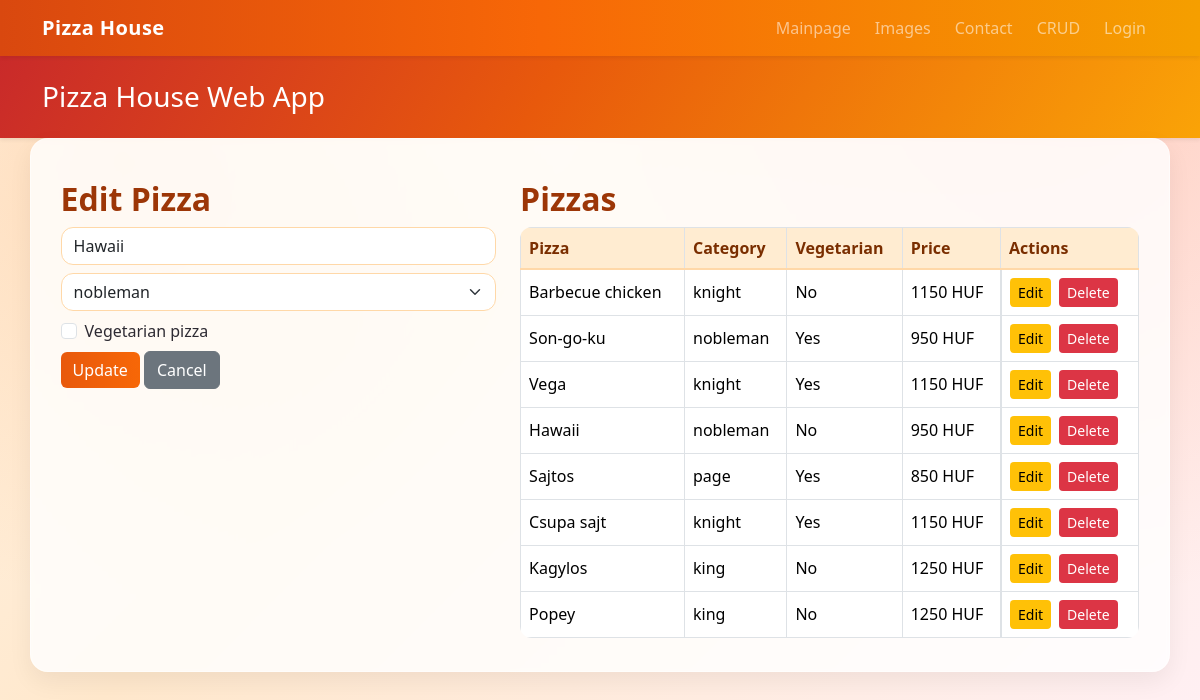
The page /index.php?route=crud&id=5 on the database its author committed.
### tables this page shows
CREATE TABLE IF NOT EXISTS pizzas (
    id INT AUTO_INCREMENT PRIMARY KEY,
    pizza_name VARCHAR(150) NOT NULL UNIQUE,
    category_name VARCHAR(50) NOT NULL,
    vegetarian TINYINT(1) NOT NULL DEFAULT 0,
    created_at DATETIME NOT NULL,
    CONSTRAINT fk_pizzas_categories FOREIGN KEY (category_name) REFERENCES pizza_categories(cname)
);

CREATE TABLE IF NOT EXISTS pizza_categories (
    cname VARCHAR(50) PRIMARY KEY,
    price INT NOT NULL
);

### app/core/View.php (called while the page is built, shortened)
<?php
class View
{
    public static function render(string $view, array $data = []): void
    {
        extract($data);
        require __DIR__ . '/../views/layout/header.php';
        require __DIR__ . '/../views/' . $view . '.php';
        require __DIR__ . '/../views/layout/footer.php';
    }
}

### app/controllers/CrudController.php (called while the page is built, shortened)
<?php
class CrudController
{
    private Pizza $pizzaModel;
    public function __construct()
    {
        $this->pizzaModel = new Pizza();
    }
    public function index(): void
    {
        $items = $this->pizzaModel->all();
        $editing = null;
        if (isset($_GET['id'])) {
            $editing = $this->pizzaModel->find((int)$_GET['id']);
        }
        View::render('crud/index', ['items' => $items, 'editing' => $editing]);
    }
}

### app/core/Database.php (called while the page is built, shortened)
<?php
class Database
{
    private static ?PDO $instance = null;
    public static function getConnection(): PDO
    {
        if (self::$instance === null) {
            self::$instance = new PDO(
                'mysql:host=' . DB_HOST . ';dbname=' . DB_NAME . ';charset=utf8mb4',
                DB_USER,
                DB_PASS,
                [PDO::ATTR_ERRMODE => PDO::ERRMODE_EXCEPTION]
            );
        }
        return self::$instance;
    }
}

### app/models/Pizza.php (called while the page is built, shortened)
<?php
class Pizza
{
    public function all(): array
    {
        $sql = 'SELECT p.*, c.price AS category_price
                FROM pizzas p
                LEFT JOIN pizza_categories c ON c.cname = p.category_name
                ORDER BY p.id DESC';
        $stmt = Database::getConnection()->query($sql);
        return $stmt->fetchAll(PDO::FETCH_ASSOC);
    }
    public function find(int $id): ?array
    {
        $stmt = Database::getConnection()->prepare('SELECT * FROM pizzas WHERE id = :id LIMIT 1');
        $stmt->execute(['id' => $id]);
        $row = $stmt->fetch(PDO::FETCH_ASSOC);
        return $row ?: null;
    }
}

### app/views/crud/index.php (the view, shortened to what this page needs)
<section class="row g-4">
    <div class="col-lg-5">
        <h2><?= $editing ? 'Edit Pizza' : 'Add Pizza' ?></h2>
        <form method="post" action="<?= BASE_URL ?>?route=<?= $editing ? 'crud-edit' : 'crud-create' ?>">
            <div class="mb-2"><input class="form-control" name="pizza_name" placeholder="Pizza name" value="<?= htmlspecialchars($editing['pizza_name'] ?? '') ?>" required></div>
            <div class="mb-2">
                <select class="form-select" name="category_name" required>
                    <?php $selectedCategory = $editing['category_name'] ?? 'king'; ?>
                    <option value="nobleman" <?= $selectedCategory === 'nobleman' ? 'selected' : '' ?>>nobleman</option>
                </select>
            </div>
            <div class="mb-2 form-check">
                <input class="form-check-input" type="checkbox" name="vegetarian" id="vegetarian" <?= !empty($editing['vegetarian']) ? 'checked' : '' ?>>
                <label class="form-check-label" for="vegetarian">Vegetarian pizza</label>
            </div>
            <button class="btn btn-primary"><?= $editing ? 'Update' : 'Create' ?></button>
            <?php if ($editing): ?><a class="btn btn-secondary" href="<?= BASE_URL ?>?route=crud">Cancel</a><?php endif; ?>
        </form>
    </div>
    <div class="col-lg-7">
        <h2>Pizzas</h2>
        <div class="table-responsive">
            <table class="table table-bordered table-hover">
                <thead><tr><th>Pizza</th><th>Category</th><th>Vegetarian</th><th>Price</th><th>Actions</th></tr></thead>
                <tbody>
                    <?php foreach ($items as $item): ?>
                        <tr>
                            <td><?= htmlspecialchars($item['pizza_name']) ?></td>
                            <td><?= htmlspecialchars($item['category_name']) ?></td>
                            <td><?= (int)$item['vegetarian'] === 1 ? 'Yes' : 'No' ?></td>
                            <td><?= htmlspecialchars((string)($item['category_price'] ?? 'n/a')) ?> HUF</td>
                            <td class="d-flex gap-2">
                                <a class="btn btn-sm btn-warning" href="<?= BASE_URL ?>?route=crud&id=<?= (int)$item['id'] ?>">Edit</a>
                                <form action="<?= BASE_URL ?>?route=crud-delete" method="post" onsubmit="return confirm('Delete this item?')">
                                    <button class="btn btn-sm btn-danger">Delete</button>
                                </form>
                            </td>
                        </tr>
                    <?php endforeach; ?>
                </tbody>
            </table>
        </div>
    </div>
</section>

### public/assets/css/style.css (style rules this page uses)
body { background: radial-gradient(circle at 10% 20%, rgba(255, 159, 67, 0.25), transparent 35%), radial-gradient(circle at 90% 10%, rgba(255, 107, 107, 0.2), transparent 40%), linear-gradient(135deg, #fff5eb 0%, #ffe8cc 40%, #fff0f6 100%); color: #2d2a32; min-height: 100vh; }
main > section, main > .row, main > .p-4, main > .table-responsive, main > .alert, main > div.row { background: rgba(255, 255, 255, 0.82); border: 1px solid rgba(255, 255, 255, 0.5); border-radius: 18px; padding: 1.1rem; box-shadow: 0 10px 24px rgba(0, 0, 0, 0.06); backdrop-filter: blur(2px); }
h2, h3 { color: #9c3607; font-weight: 700; }
.btn-primary { background: linear-gradient(90deg, #e8590c 0%, #f76707 100%); border: none; }
.btn-warning { border: none; }
.btn-danger { border: none; }
.form-control, .form-select, textarea { border-radius: 12px; border: 1px solid #ffd8a8; }
.table { border-radius: 12px; overflow: hidden; }
.table thead th { background: #ffecd1; color: #7a2e00; border-bottom: 2px solid #ffd8a8; }
.table td, .table th { vertical-align: middle; }

### rows shown on the page
pizzas: pizza_name "Hawaii", category_name "nobleman", shows "No", category_name.price "950"
pizzas: pizza_name "Barbecue chicken", category_name "knight", vegetarian "No", category_name.price "1150"
pizzas: pizza_name "Son-go-ku", category_name "nobleman", vegetarian "Yes", category_name.price "950"
pizzas: pizza_name "Vega", category_name "knight", vegetarian "Yes", category_name.price "1150"
pizzas: pizza_name "Sajtos", category_name "page", vegetarian "Yes", category_name.price "850"
pizzas: pizza_name "Csupa sajt", category_name "knight", vegetarian "Yes", category_name.price "1150"
pizzas: pizza_name "Kagylos", category_name "king", vegetarian "No", category_name.price "1250"
pizzas: pizza_name "Popey", category_name "king", vegetarian "No", category_name.price "1250"
